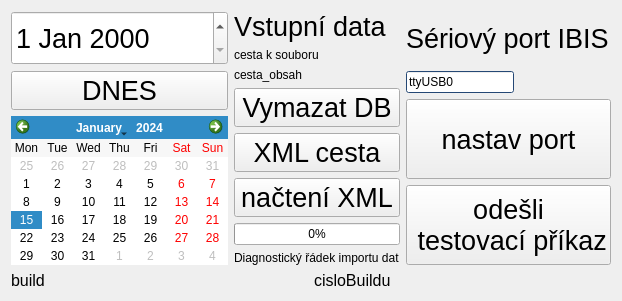
          <widget class="QWidget" name="tab_moznosti_nast">
           <attribute name="title">
            <string>Nast.</string>
           </attribute>
           <layout class="QHBoxLayout" name="horizontalLayout_20">
            <item>
             <layout class="QVBoxLayout" name="verticalLayout_3">
              <item>
               <layout class="QHBoxLayout" name="horizontalLayout_6">
                <item>
                 <layout class="QVBoxLayout" name="verticalLayout_14">
                  <item>
                   <widget class="QDateEdit" name="dateEdit">
                    <property name="sizePolicy">
                     <sizepolicy hsizetype="Expanding" vsizetype="Expanding">
                      <horstretch>0</horstretch>
                      <verstretch>0</verstretch>
                     </sizepolicy>
                    </property>
                    <property name="font">
                     <font>
                      <pointsize>20</pointsize>
                     </font>
                    </property>
                   </widget>
                  </item>
                  <item>
                   <widget class="QPushButton" name="pushButton_nast_dnes">
                    <property name="sizePolicy">
                     <sizepolicy hsizetype="Expanding" vsizetype="Fixed">
                      <horstretch>0</horstretch>
                      <verstretch>0</verstretch>
                     </sizepolicy>
                    </property>
                    <property name="font">
                     <font>
                      <pointsize>20</pointsize>
                     </font>
                    </property>
                    <property name="text">
                     <string>DNES</string>
                    </property>
                   </widget>
                  </item>
                  <item>
                   <widget class="QCalendarWidget" name="calendarWidget">
                    <property name="sizePolicy">
                     <sizepolicy hsizetype="Expanding" vsizetype="Expanding">
                      <horstretch>0</horstretch>
                      <verstretch>0</verstretch>
                     </sizepolicy>
                    </property>
                    <property name="minimumSize">
                     <size>
                      <width>100</width>
                      <height>0</height>
                     </size>
                    </property>
                    <property name="firstDayOfWeek">
                     <enum>Qt::Monday</enum>
                    </property>
                    <property name="selectionMode">
                     <enum>QCalendarWidget::SingleSelection</enum>
                    </property>
                    <property name="horizontalHeaderFormat">
                     <enum>QCalendarWidget::ShortDayNames</enum>
                    </property>
                    <property name="verticalHeaderFormat">
                     <enum>QCalendarWidget::NoVerticalHeader</enum>
                    </property>
                   </widget>
                  </item>
                 </layout>
                </item>
                <item>
                 <layout class="QVBoxLayout" name="verticalLayoutvstupniData">
                  <item>
                   <widget class="QLabel" name="label_6">
                    <property name="font">
                     <font>
                      <pointsize>20</pointsize>
                     </font>
                    </property>
                    <property name="text">
                     <string>Vstupní data</string>
                    </property>
                   </widget>
                  </item>
                  <item>
                   <widget class="QLabel" name="label_4">
                    <property name="maximumSize">
                     <size>
                      <width>200</width>
                      <height>16777215</height>
                     </size>
                    </property>
                    <property name="text">
                     <string>cesta k souboru</string>
                    </property>
                   </widget>
                  </item>
                  <item>
                   <widget class="QLabel" name="label_cestaXml">
                    <property name="maximumSize">
                     <size>
                      <width>200</width>
                      <height>16777215</height>
                     </size>
                    </property>
                    <property name="text">
                     <string>cesta_obsah</string>
                    </property>
                   </widget>
                  </item>
                  <item>
                   <widget class="QPushButton" name="pushButton_nast_truncate">
                    <property name="sizePolicy">
                     <sizepolicy hsizetype="Minimum" vsizetype="Expanding">
                      <horstretch>0</horstretch>
                      <verstretch>0</verstretch>
                     </sizepolicy>
                    </property>
                    <property name="minimumSize">
                     <size>
                      <width>0</width>
                      <height>0</height>
                     </size>
                    </property>
                    <property name="font">
                     <font>
                      <pointsize>20</pointsize>
                     </font>
                    </property>
                    <property name="text">
                     <string>Vymazat DB</string>
                    </property>
                   </widget>
                  </item>
                  <item>
                   <widget class="QPushButton" name="pushButton_nast_xmlVyberCestu">
                    <property name="enabled">
                     <bool>true</bool>
                    </property>
                    <property name="sizePolicy">
                     <sizepolicy hsizetype="Minimum" vsizetype="Expanding">
                      <horstretch>0</horstretch>
                      <verstretch>0</verstretch>
                     </sizepolicy>
                    </property>
                    <property name="minimumSize">
                     <size>
                      <width>0</width>
                      <height>0</height>
                     </size>
                    </property>
                    <property name="font">
                     <font>
                      <pointsize>20</pointsize>
                     </font>
                    </property>
                    <property name="text">
                     <string>XML cesta</string>
                    </property>
                   </widget>
                  </item>
                  <item>
                   <widget class="QPushButton" name="pushButton_nast_nactiXMLropid">
                    <property name="enabled">
                     <bool>true</bool>
                    </property>
                    <property name="sizePolicy">
                     <sizepolicy hsizetype="Minimum" vsizetype="Expanding">
                      <horstretch>0</horstretch>
                      <verstretch>0</verstretch>
                     </sizepolicy>
                    </property>
                    <property name="minimumSize">
                     <size>
                      <width>0</width>
                      <height>0</height>
                     </size>
                    </property>
                    <property name="font">
                     <font>
                      <pointsize>20</pointsize>
                     </font>
                    </property>
                    <property name="text">
                     <string>načtení XML</string>
                    </property>
                   </widget>
                  </item>
                  <item>
                   <widget class="QProgressBar" name="progressBar_importXml">
                    <property name="sizePolicy">
                     <sizepolicy hsizetype="Minimum" vsizetype="Fixed">
                      <horstretch>0</horstretch>
                      <verstretch>0</verstretch>
                     </sizepolicy>
                    </property>
                    <property name="value">
                     <number>0</number>
                    </property>
                   </widget>
                  </item>
                  <item>
                   <widget class="QLabel" name="label_diagnostika_sql">
                    <property name="text">
                     <string>Diagnostický řádek importu dat</string>
                    </property>
                   </widget>
                  </item>
                 </layout>
                </item>
                <item>
                 <layout class="QVBoxLayout" name="verticalLayoutseriovyPort">
                  <item>
                   <widget class="QLabel" name="label_7">
                    <property name="sizePolicy">
                     <sizepolicy hsizetype="Maximum" vsizetype="Preferred">
                      <horstretch>0</horstretch>
                      <verstretch>0</verstretch>
                     </sizepolicy>
                    </property>
                    <property name="font">
                     <font>
                      <pointsize>20</pointsize>
                     </font>
                    </property>
                    <property name="text">
                     <string>Sériový port IBIS</string>
                    </property>
                   </widget>
                  </item>
                  <item>
                   <widget class="QLineEdit" name="lineEdit_jmenoPortu">
                    <property name="sizePolicy">
                     <sizepolicy hsizetype="Maximum" vsizetype="Fixed">
                      <horstretch>0</horstretch>
                      <verstretch>0</verstretch>
                     </sizepolicy>
                    </property>
                    <property name="palette">
                     <palette>
                      <active>
                       <colorrole role="Button">
                        <brush brushstyle="SolidPattern">
                         <color alpha="255">
                          <red>255</red>
                          <green>255</green>
                          <blue>255</blue>
                         </color>
                        </brush>
                       </colorrole>
                       <colorrole role="Base">
                        <brush brushstyle="SolidPattern">
                         <color alpha="255">
                          <red>255</red>
                          <green>255</green>
                          <blue>255</blue>
                         </color>
                        </brush>
                       </colorrole>
                       <colorrole role="Window">
                        <brush brushstyle="SolidPattern">
                         <color alpha="255">
                          <red>52</red>
                          <green>101</green>
                          <blue>164</blue>
                         </color>
                        </brush>
                       </colorrole>
                      </active>
                      <inactive>
                       <colorrole role="Button">
                        <brush brushstyle="SolidPattern">
                         <color alpha="255">
                          <red>255</red>
                          <green>255</green>
                          <blue>255</blue>
                         </color>
                        </brush>
                       </colorrole>
                       <colorrole role="Base">
                        <brush brushstyle="SolidPattern">
                         <color alpha="255">
                          <red>255</red>
                          <green>255</green>
                          <blue>255</blue>
                         </color>
                        </brush>
                       </colorrole>
                       <colorrole role="Window">
                        <brush brushstyle="SolidPattern">
                         <color alpha="255">
                          <red>52</red>
                          <green>101</green>
                          <blue>164</blue>
                         </color>
                        </brush>
                       </colorrole>
                      </inactive>
                      <disabled>
                       <colorrole role="Button">
                        <brush brushstyle="SolidPattern">
                         <color alpha="255">
                          <red>255</red>
                          <green>255</green>
                          <blue>255</blue>
                         </color>
                        </brush>
                       </colorrole>
                       <colorrole role="Base">
                        <brush brushstyle="SolidPattern">
                         <color alpha="255">
                          <red>52</red>
                          <green>101</green>
                          <blue>164</blue>
                         </color>
                        </brush>
                       </colorrole>
                       <colorrole role="Window">
                        <brush brushstyle="SolidPattern">
                         <color alpha="255">
                          <red>52</red>
                          <green>101</green>
                          <blue>164</blue>
                         </color>
                        </brush>
                       </colorrole>
                      </disabled>
                     </palette>
                    </property>
                    <property name="text">
                     <string>ttyUSB0</string>
                    </property>
                   </widget>
                  </item>
                  <item>
                   <widget class="QPushButton" name="pushButton_nast_nastavPort">
                    <property name="sizePolicy">
                     <sizepolicy hsizetype="Minimum" vsizetype="Fixed">
                      <horstretch>0</horstretch>
                      <verstretch>0</verstretch>
                     </sizepolicy>
                    </property>
                    <property name="minimumSize">
                     <size>
                      <width>0</width>
                      <height>80</height>
                     </size>
                    </property>
                    <property name="font">
                     <font>
                      <pointsize>20</pointsize>
                     </font>
                    </property>
                    <property name="text">
                     <string>nastav port</string>
                    </property>
                   </widget>
                  </item>
                  <item>
                   <widget class="QPushButton" name="pushButton_nast_odesliPrikaz">
                    <property name="sizePolicy">
                     <sizepolicy hsizetype="Minimum" vsizetype="Fixed">
                      <horstretch>0</horstretch>
                      <verstretch>0</verstretch>
                     </sizepolicy>
                    </property>
                    <property name="minimumSize">
                     <size>
                      <width>0</width>
                      <height>80</height>
                     </size>
                    </property>
                    <property name="font">
                     <font>
                      <pointsize>20</pointsize>
                     </font>
                    </property>
                    <property name="text">
                     <string>odešli
 testovací příkaz</string>
                    </property>
                   </widget>
                  </item>
                 </layout>
                </item>
               </layout>
              </item>
              <item>
               <layout class="QHBoxLayout" name="horizontalLayout_2">
                <item>
                 <widget class="QLabel" name="label_12">
                  <property name="font">
                   <font>
                    <pointsize>12</pointsize>
                   </font>
                  </property>
                  <property name="text">
                   <string>build</string>
                  </property>
                 </widget>
                </item>
                <item>
                 <widget class="QLabel" name="label_build">
                  <property name="font">
                   <font>
                    <pointsize>12</pointsize>
                   </font>
                  </property>
                  <property name="text">
                   <string>cisloBuildu</string>
                  </property>
                 </widget>
                </item>
               </layout>
              </item>
             </layout>
            </item>
           </layout>
          </widget>
